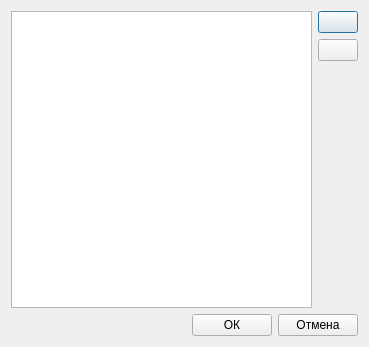
<?xml version="1.0" encoding="UTF-8"?>
<ui version="4.0">
 <class>PositionsEditDialog</class>
 <widget class="QDialog" name="PositionsEditDialog">
  <property name="geometry">
   <rect>
    <x>0</x>
    <y>0</y>
    <width>369</width>
    <height>347</height>
   </rect>
  </property>
  <property name="windowTitle">
   <string>Редактирование списка должностей</string>
  </property>
  <layout class="QVBoxLayout" name="verticalLayout_2">
   <item>
    <layout class="QHBoxLayout" name="horizontalLayout_2">
     <item>
      <widget class="QListWidget" name="m_positionList">
       <property name="selectionMode">
        <enum>QAbstractItemView::ExtendedSelection</enum>
       </property>
      </widget>
     </item>
     <item>
      <layout class="QVBoxLayout" name="verticalLayout">
       <item>
        <widget class="QPushButton" name="m_addPosition">
         <property name="toolTip">
          <string>Добавить должность</string>
         </property>
         <property name="type" stdset="0">
          <string>add</string>
         </property>
        </widget>
       </item>
       <item>
        <widget class="QPushButton" name="m_deletePosition">
         <property name="toolTip">
          <string>Удалить должность</string>
         </property>
         <property name="type" stdset="0">
          <string>remove</string>
         </property>
        </widget>
       </item>
       <item>
        <spacer name="verticalSpacer">
         <property name="orientation">
          <enum>Qt::Vertical</enum>
         </property>
         <property name="sizeHint" stdset="0">
          <size>
           <width>20</width>
           <height>40</height>
          </size>
         </property>
        </spacer>
       </item>
      </layout>
     </item>
    </layout>
   </item>
   <item>
    <layout class="QHBoxLayout" name="horizontalLayout">
     <item>
      <spacer name="horizontalSpacer">
       <property name="orientation">
        <enum>Qt::Horizontal</enum>
       </property>
       <property name="sizeHint" stdset="0">
        <size>
         <width>40</width>
         <height>20</height>
        </size>
       </property>
      </spacer>
     </item>
     <item>
      <widget class="QPushButton" name="m_ok">
       <property name="text">
        <string>ОК</string>
       </property>
      </widget>
     </item>
     <item>
      <widget class="QPushButton" name="m_cancel">
       <property name="text">
        <string>Отмена</string>
       </property>
      </widget>
     </item>
    </layout>
   </item>
  </layout>
 </widget>
 <resources/>
 <connections/>
</ui>
